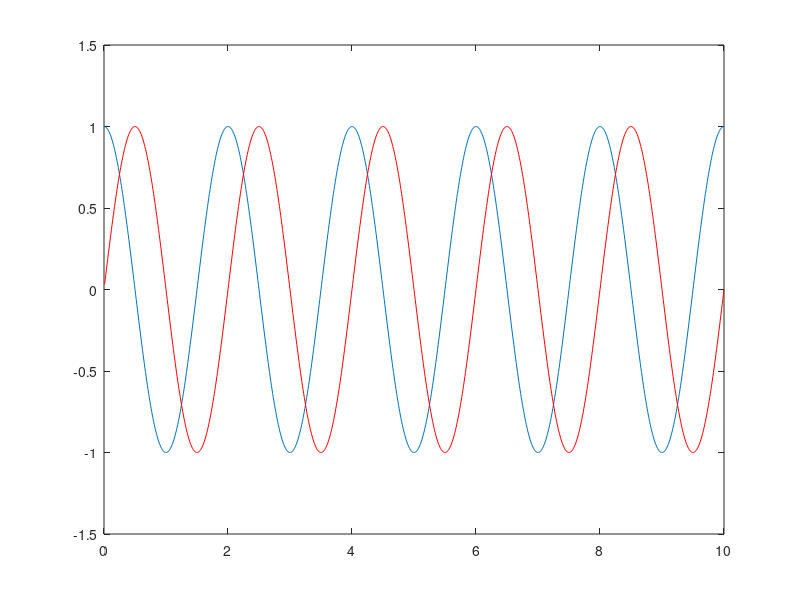

The MATLAB source for this figure:
clear
clc

dt = 10; %ms
fs = 1/dt;
maxit = 1000;

Pa = [0.000000641, 0.000000052,-0.001974030, 0.000000082, 0.999999986];
Pb = [0.000000101,-0.000041791, 0.000000840, 0.062831256, 0.000000098];

f = 0.5;

alphar = Pa(5)+f*(Pa(4)+f*(Pa(3)+f*(Pa(2)+f*Pa(1))));
betar  = Pb(5)+f*(Pb(4)+f*(Pb(3)+f*(Pb(2)+f*Pa(1))));

Ck = 1; Co = 1;
Sk = 0; So = 0;

for i = 1:maxit
    Co = Ck;
    So = Sk;
    Ck = alphar*Co - betar*So;
    Sk = betar*Co + alphar*So;
    
    posC(i) = Ck;
    posS(i) = Sk;
end

t = (1:maxit)*dt/1000;

plot(t,posC,t,posS,'r')